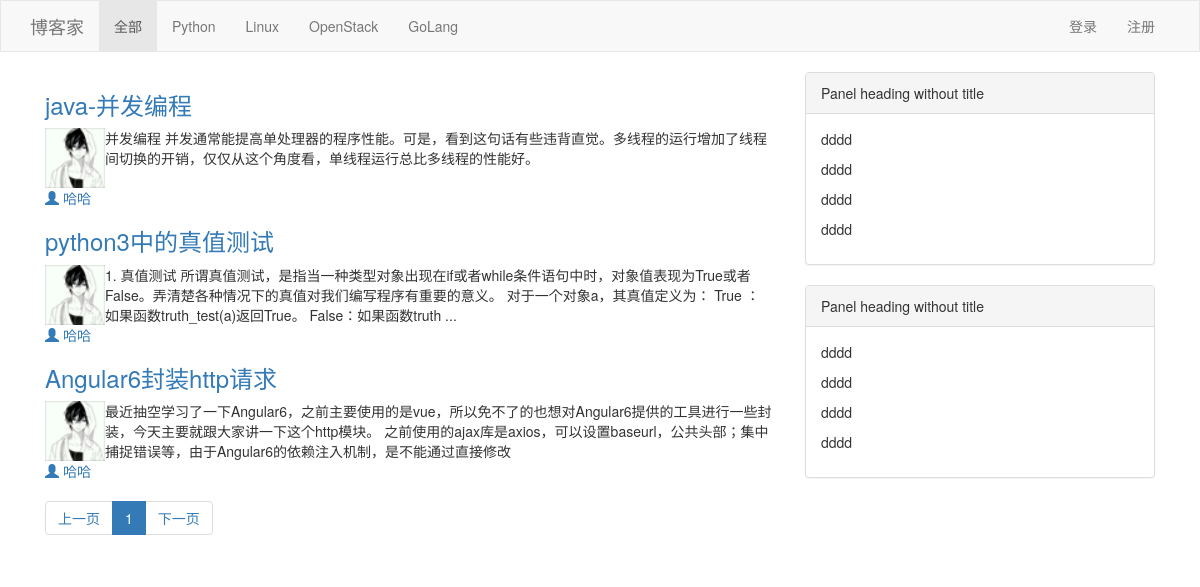
The page / on the database its author committed.
### app01/models.py (models this page shows)
class Article(models.Model):
    nid = models.BigAutoField(primary_key=True)
    title = models.CharField(verbose_name='文章标题',max_length=128)
    summary = models.CharField(verbose_name='文章简介',max_length=255)
    read_count = models.IntegerField(default=0)
    comment_count = models.IntegerField(default=0)
    up_count = models.IntegerField(default=0)
    down_count = models.IntegerField(default=0)
    create_time = models.DateTimeField(verbose_name='创建时间',auto_now_add=True)
    blog = models.ForeignKey(verbose_name='所属博客', to='Blog',to_field='nid',on_delete=models.CASCADE)
    category = models.ForeignKey(verbose_name='个人文章类型', to='Category',to_field='nid',null=True,on_delete=models.CASCADE)
    tag = models.ManyToManyField(
        to='Tag',
        through='Article2Tag',
        through_fields=('article','tag')
    )
    type_choices = [               #全局类型
        (1,'Python'),
        (2,'Linux'),
        (3,'OpenStack'),
        (4,'GoLang'),
    ]
    article_type_id = models.IntegerField(choices=type_choices,default=None)

class Blog(models.Model):
    nid = models.BigAutoField(primary_key=True)
    title = models.CharField(verbose_name='个人博客标题',max_length=64),
    site = models.CharField(verbose_name='个人博客后缀',max_length=32,unique=True)
    theme = models.CharField(verbose_name='博客主题',max_length=32)
    user = models.OneToOneField(to="UserInfo",to_field='nid',on_delete=models.CASCADE)

class UserInfo(models.Model):
    nid = models.BigAutoField(primary_key=True)
    username = models.CharField(verbose_name='用户名',max_length=32,unique=True)
    password = models.CharField(verbose_name='密码',max_length=32)
    nickname = models.CharField(verbose_name='昵称',max_length=32)
    email = models.EmailField(verbose_name='邮箱',unique=True)
    avatar = models.ImageField(verbose_name='头像',null=True)
    create_time = models.DateTimeField(verbose_name='创建时间',auto_now_add=True)
    fans = models.ManyToManyField(verbose_name='粉丝',
                                  to='UserInfo',
                                  through='UserFans',
                                  through_fields=('user','follower'),
                                  related_name='f'
                                  )

### app01/views.py (the view)
# urls.py: url(r'^all/(?P<type_id>\d+)', views.index),
def index(request,*args,**kwargs):
    username = request.session.get('username')
    nickname = request.session.get('nickname')
    if not username:
        session_stat = 0
    else:
        session_stat = 1
    type_id = int(kwargs.get('type_id')) if kwargs.get('type_id') else None
    condition = {}
    if type_id:
        condition['article_type_id'] = type_id
    article_list = models.Article.objects.filter(**condition)
    article_type_choices = models.Article.type_choices
    all_count = article_list.count()
    page_info = PageInfo(request.GET.get('page'),all_count,10,'/index.html',11)
    article_list_page = article_list[page_info.start():page_info.end()]
    return render(
        request,
        'index.html',
        {
            'article_type_choices':article_type_choices,
            'type_id': type_id,
            'article_list_page':article_list_page,
            'page_info':page_info,
            'session_stat':session_stat,
            'nickname':nickname
        },
    )

### utils/pager.py (called while the page is built)
    def start(self):
        return (self.current_page-1) * self.per_page

    def end(self):
        return self.current_page * self.per_page

### templates/index.html (shortened to what this page needs)
<!DOCTYPE html>
<html lang="en">
<head>
    <link rel="stylesheet" href="/static/css/common.css">
    <link rel="stylesheet" href="/static/plugin/bootstrap-3.3.7-dist/css/bootstrap.css">
</head>
<body>
    <nav class="no_radius navbar navbar-default">
  <div class="container">
    <div class="navbar-header">
      <a class="navbar-brand" href="/">博客家</a>
    </div>
    <div class="collapse navbar-collapse" id="bs-example-navbar-collapse-1">
      <ul class="nav navbar-nav">
        {% if type_id %}
            <li><a href="/">全部</a></li>
        {% else %}
            <li class="active"><a href="/">全部</a></li>
        {% endif %}
        {% for type in article_type_choices %}
            {% if type_id == type.0 %}
                <li class="active"><a href="/all/{{ type.0 }}">{{ type.1 }}</a></li>
            {% else %}
                <li><a href="/all/{{ type.0 }}">{{ type.1 }}</a></li>
            {% endif %}
        {% endfor %}
      </ul>
      {% if session_stat %}
          <ul class="nav navbar-nav navbar-right">
            <li><a href="/login/">{{ nickname }}</a></li>
            <li><a href="/login/">我的博客</a></li>
            <li><a href="/login/">管理</a></li>
            <li><a href="/login/">退出</a></li>
          </ul>
      {% else %}
          <ul class="nav navbar-nav navbar-right">
            <li><a href="/login/">登录</a></li>
            <li><a href="/register/">注册</a></li>
          </ul>
      {% endif %}
    </div>
  </div>
</nav>
    <div class="container">
        <div class="col-md-8">
            <div class="article-list">
                {% for article in article_list_page %}
                    <div class="article-item">
                        <h3 class="art-head"><a href="">{{ article.title }}</a></h3>
                        <div class="art-body clearfix">
                            <a class="left"  href=""><img src={{ article.blog.user.avatar }}></a>
                            {{ article.summary }}
                        </div>
                        <div class="art-footer">
                            <a href="">
                                <span class="glyphicon glyphicon-user"></span>
                                {{ article.blog.user.nickname }}
                            </a>
                        </div>
                    </div>
                {% endfor %}
            </div>
            {% if article_list_page %}
            <nav aria-label="Page navigation">
              <ul class="pagination">
                  {{ page_info.pager|safe }}
              </ul>
            </nav>
            {% endif %}
        </div>
        <div class="col-md-4">
            <div class="panel panel-default">
              <div class="panel-heading">Panel heading without title</div>
              <div class="panel-body">
                <p>dddd</p>
                <p>dddd</p>
                <p>dddd</p>
                <p>dddd</p>
              </div>
            </div>
            <div class="panel panel-default">
              <div class="panel-heading">Panel heading without title</div>
              <div class="panel-body">
                <p>dddd</p>
                <p>dddd</p>
                <p>dddd</p>
                <p>dddd</p>
              </div>
            </div>
        </div>
    </div>
</body>
</html>

### static/css/common.css (style rules this page uses)
.no_radius { border-radius: 0!important; }
.left { float: left; }
.article-list .article-item .art-body img { width: 60px; height: 60px; }

### rows shown on the page
Article: title "java-并发编程", blog.user.avatar (picture), summary "并发编程 并发通常能提高单处理器的程序性能。可是，看到这句话有些违背直觉。多线程的运行增加了线程间切换的开销，仅仅从这个角度看，单线程运行总比多线程的性能好。", blog.user.nickname "哈哈"
Article: title "python3中的真值测试", blog.user.avatar (picture), summary "1. 真值测试 所谓真值测试，是指当一种类型对象出现在if或者while条件语句中时，对象值表现为True或者False。弄清楚各种情况下的真值对我们编写程序有重要的意义。 对于一个对象a，其真值定义为： True ： 如果函数truth_test(a)返回True。 False：如果函数truth ...", blog.user.nickname "哈哈"
Article: title "Angular6封装http请求", blog.user.avatar (picture), summary "最近抽空学习了一下Angular6，之前主要使用的是vue，所以免不了的也想对Angular6提供的工具进行一些封装，今天主要就跟大家讲一下这个http模块。 之前使用的ajax库是axios，可以设置baseurl，公共头部；集中捕捉错误等，由于Angular6的依赖注入机制，是不能通过直接修改", blog.user.nickname "哈哈"

### other values the page prints
{{ type.1 }} "Python" "Linux" "OpenStack" "GoLang"
{{ page_info.pager|safe }} "上一页 1 下一页"
